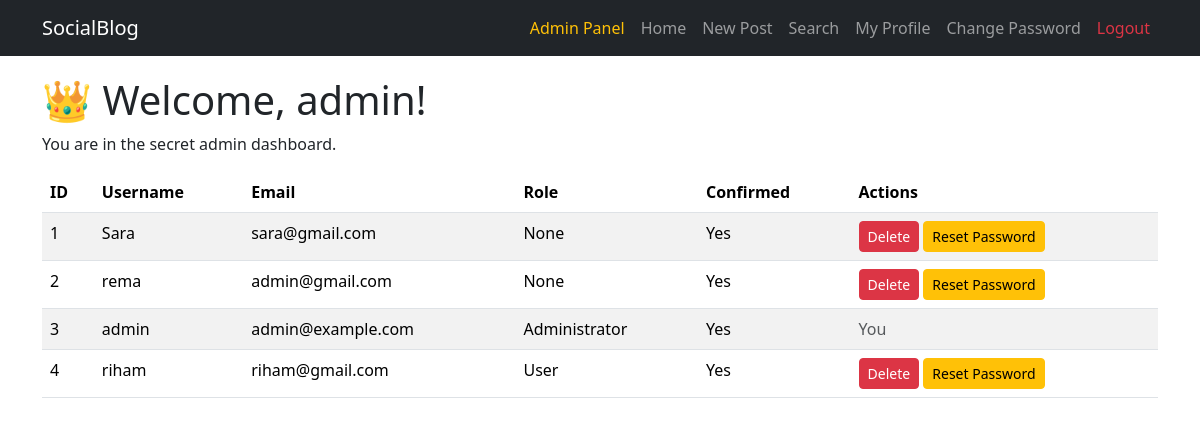
/admin (signed in), run on the app's committed database.
### app/models.py (models this page shows, shortened)
class User(UserMixin, db.Model):
    __tablename__ = "users"
    id = db.Column(db.Integer, primary_key=True)
    username = db.Column(db.String(64), unique=True, index=True)
    email = db.Column(db.String(120), unique=True, index=True)
    password_hash = db.Column(db.String(128))
    confirmed = db.Column(db.Boolean, default=False)
    role_id = db.Column(db.Integer, db.ForeignKey('roles.id'))
    name = db.Column(db.String(64))
    location = db.Column(db.String(64))
    bio = db.Column(db.Text())
    member_since = db.Column(db.DateTime(), default=db.func.now())
    last_seen = db.Column(db.DateTime(), default=db.func.now())
    posts = db.relationship('Post', backref='author', lazy='dynamic')
    comments = db.relationship('Comment', backref='author', lazy='dynamic')
    followed = db.relationship(
        'Follow',
        foreign_keys=[Follow.follower_id],
        backref=db.backref('follower', lazy='joined'),
        lazy='dynamic',
        cascade='all, delete-orphan'
    )
    followers = db.relationship(
        'Follow',
        foreign_keys=[Follow.followed_id],
        backref=db.backref('followed', lazy='joined'),
        lazy='dynamic',
        cascade='all, delete-orphan'
    )
    def can(self, perm):
        return self.role is not None and (self.role.permissions & perm) == perm
    def is_administrator(self):
        return self.can(Permission.ADMIN)
    @property
    def password(self):
        raise AttributeError("password is not readable")
    def ping(self):
        self.last_seen = datetime.utcnow()
        db.session.add(self)
        db.session.commit()

class Role(db.Model):
    __tablename__ = 'roles'
    id = db.Column(db.Integer, primary_key=True)
    name = db.Column(db.String(64), unique=True)
    default = db.Column(db.Boolean, default=False, index=True)
    permissions = db.Column(db.Integer)
    users = db.relationship('User', backref='role', lazy='dynamic')

### app/main/views.py (the view)
@main.route('/admin')
@login_required
def admin_dashboard():
    if not current_user.is_administrator():
        abort(404)
    users = User.query.all()
    return render_template('admin_dashboard.html', users=users)

### app/auth/views.py (called while the page is built)
@auth.before_app_request
def before_request():
    if current_user.is_authenticated:
        current_user.ping()
        if not current_user.confirmed \
                and request.blueprint != 'auth' \
                and request.endpoint != 'static':
            return redirect(url_for('auth.unconfirmed'))

### app/models.py (called while the page is built)
@login_manager.user_loader
def load_user(user_id):
    return User.query.get(int(user_id))

### app/templates/admin_dashboard.html (shortened to what this page needs)
{% extends "base.html" %}
{% block content %}
<div class="page-header">
  <h1>👑 Welcome, {{ current_user.username }}!</h1>
  <p>You are in the secret admin dashboard.</p>
</div>
{% if users %}
<table class="table table-striped">
  <thead>
    <tr>
      <th>ID</th>
      <th>Username</th>
      <th>Email</th>
      <th>Role</th>
      <th>Confirmed</th>
      <th>Actions</th>
    </tr>
  </thead>
  <tbody>
    {% for user in users %}
    <tr>
      <td>{{ user.id }}</td>
      <td>{{ user.username }}</td>
      <td>{{ user.email }}</td>
      <td>{{ user.role.name if user.role else 'None' }}</td>
      <td>{{ 'Yes' if user.confirmed else 'No' }}</td>
      <td>
        {% if user != current_user %}
        <form action="{{ url_for('main.delete_user', user_id=user.id) }}" method="post" style="display:inline;">
          <button class="btn btn-sm btn-danger" onclick="return confirm('Delete this user?')">Delete</button>
        </form>
        <a href="{{ url_for('main.reset_password', user_id=user.id) }}" class="btn btn-sm btn-warning">Reset Password</a>
        {% else %}
        <span class="text-muted">You</span>
        {% endif %}
      </td>
    </tr>
    {% endfor %}
  </tbody>
</table>
{% else %}
  <p>No users found in the database.</p>
{% endif %}
{% endblock %}

### app/templates/base.html (shortened to what this page needs)
<!doctype html>
<html lang="en">
<head>
  <link href="https://cdn.jsdelivr.net/npm/bootstrap@5.3.2/dist/css/bootstrap.min.css" rel="stylesheet">
</head>
<body>
  <nav class="navbar navbar-expand-lg navbar-dark bg-dark fixed-top">
    <div class="container">
      <a class="navbar-brand" href="{{ url_for('main.index') }}">SocialBlog</a>
      <div class="collapse navbar-collapse" id="navbarNav">
        <ul class="navbar-nav ms-auto">
          {% if current_user.is_authenticated %}
            {% if current_user.is_administrator() %}
              <li class="nav-item">
                <a class="nav-link text-warning" href="{{ url_for('main.admin_dashboard') }}">
                  Admin Panel
                </a>
              </li>
            {% endif %}
            <li class="nav-item"><a class="nav-link" href="{{ url_for('main.index') }}">Home</a></li>
            <li class="nav-item"><a class="nav-link" href="{{ url_for('main.create_post') }}">New Post</a></li>
            <li class="nav-item"><a class="nav-link" href="{{ url_for('main.search_user') }}">Search</a></li>
            <li class="nav-item"><a class="nav-link" href="{{ url_for('main.user_profile', username=current_user.username) }}">My Profile</a></li>
            <li class="nav-item"><a class="nav-link" href="{{ url_for('auth.change_password') }}">Change Password</a></li>
            <li class="nav-item"><a class="nav-link text-danger" href="{{ url_for('auth.logout') }}">Logout</a></li>
          {% else %}
            <li class="nav-item"><a class="nav-link" href="{{ url_for('auth.login') }}">Login</a></li>
            <li class="nav-item"><a class="nav-link" href="{{ url_for('auth.register') }}">Register</a></li>
          {% endif %}
        </ul>
      </div>
    </div>
  </nav>
  <div class="container">
    {% block content %}{% endblock %}
  </div>
</body>
</html>

### app/templates/base.html (style rules this page uses)
body { padding-top: 60px; }

### data on the page
User: username "admin", id "3", email "admin@example.com", role "Administrator", confirmed "Yes", shows "You"
User: id "1", username "Sara", email "sara@gmail.com", role "None", confirmed "Yes"
User: id "2", username "rema", email "admin@gmail.com", role "None", confirmed "Yes"
User: id "4", username "riham", email "riham@gmail.com", role "User", confirmed "Yes"
